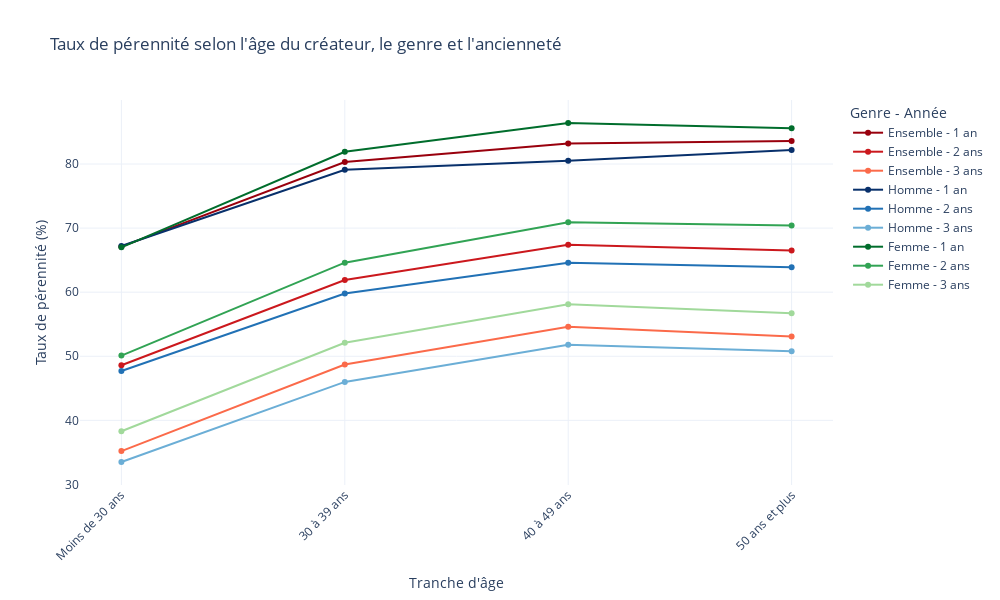

The notebook cell saved with this chart:
### Code cell
fig = go.Figure()

# Boucle sur chaque genre
for genre in df_plot["gender"].unique():
    df_genre = df_plot[df_plot["gender"] == genre]
    palette = palettes.get(genre, ["gray", "gray", "gray"])  # fallback sécurité

    # Boucle sur chaque année (1, 2, 3 ans)
    for i, year in enumerate(sorted(df_genre["years"].unique())):
        df_year = df_genre[df_genre["years"] == year]

        fig.add_trace(go.Scatter(
            x=df_year["categories"],
            y=df_year["Taux de pérennité (%)"],
            mode="lines+markers",
            name=f"{genre} - {year}",
            line=dict(color=palette[i], width=2),
            marker=dict(color=palette[i]),
        ))

# Mise en forme
fig.update_layout(
    title="Taux de pérennité selon l'âge du créateur, le genre et l'ancienneté",
    xaxis_title="Tranche d'âge",
    yaxis_title="Taux de pérennité (%)",
    xaxis_tickangle=-45,
    width=1000,
    height=600,
    legend_title="Genre - Année",
    template="plotly_white"
)

fig.show()

### Figure 1 — Plotly figure (JSON) as saved in the notebook; plotly's stock layout.template omitted (floating-point values rounded to 4 significant figures)
{"data": [{"line": {"color": "#99000D", "width": 2}, "marker": {"color": "#99000D"}, "mode": "lines+markers", "name": "Ensemble - 1 an", "type": "scatter", "x": ["Moins de 30 ans", "30 à 39 ans", "40 à 49 ans", "50 ans et plus"], "y": [67.1, 80.3, 83.2, 83.6]}, {"line": {"color": "#CB181D", "width": 2}, "marker": {"color": "#CB181D"}, "mode": "lines+markers", "name": "Ensemble - 2 ans", "type": "scatter", "x": ["Moins de 30 ans", "30 à 39 ans", "40 à 49 ans", "50 ans et plus"], "y": [48.6, 61.9, 67.4, 66.5]}, {"line": {"color": "#FB6A4A", "width": 2}, "marker": {"color": "#FB6A4A"}, "mode": "lines+markers", "name": "Ensemble - 3 ans", "type": "scatter", "x": ["Moins de 30 ans", "30 à 39 ans", "40 à 49 ans", "50 ans et plus"], "y": [35.2, 48.7, 54.6, 53.1]}, {"line": {"color": "#08306B", "width": 2}, "marker": {"color": "#08306B"}, "mode": "lines+markers", "name": "Homme - 1 an", "type": "scatter", "x": ["Moins de 30 ans", "30 à 39 ans", "40 à 49 ans", "50 ans et plus"], "y": [67.2, 79.1, 80.5, 82.2]}, {"line": {"color": "#2171B5", "width": 2}, "marker": {"color": "#2171B5"}, "mode": "lines+markers", "name": "Homme - 2 ans", "type": "scatter", "x": ["Moins de 30 ans", "30 à 39 ans", "40 à 49 ans", "50 ans et plus"], "y": [47.7, 59.8, 64.6, 63.9]}, {"line": {"color": "#6BAED6", "width": 2}, "marker": {"color": "#6BAED6"}, "mode": "lines+markers", "name": "Homme - 3 ans", "type": "scatter", "x": ["Moins de 30 ans", "30 à 39 ans", "40 à 49 ans", "50 ans et plus"], "y": [33.5, 46, 51.8, 50.8]}, {"line": {"color": "#006D2C", "width": 2}, "marker": {"color": "#006D2C"}, "mode": "lines+markers", "name": "Femme - 1 an", "type": "scatter", "x": ["Moins de 30 ans", "30 à 39 ans", "40 à 49 ans", "50 ans et plus"], "y": [67, 81.9, 86.4, 85.6]}, {"line": {"color": "#31A354", "width": 2}, "marker": {"color": "#31A354"}, "mode": "lines+markers", "name": "Femme - 2 ans", "type": "scatter", "x": ["Moins de 30 ans", "30 à 39 ans", "40 à 49 ans", "50 ans et plus"], "y": [50.1, 64.6, 70.9, 70.4]}, {"line": {"color": "#A1D99B", "width": 2}, "marker": {"color": "#A1D99B"}, "mode": "lines+markers", "name": "Femme - 3 ans", "type": "scatter", "x": ["Moins de 30 ans", "30 à 39 ans", "40 à 49 ans", "50 ans et plus", "50 ans et plus"], "y": [38.3, 52.1, 58.1, 56.7, null]}], "layout": {"height": 600, "legend": {"title": {"text": "Genre - Année"}}, "title": {"text": "Taux de pérennité selon l'âge du créateur, le genre et l'ancienneté"}, "width": 1000, "xaxis": {"tickangle": -45, "title": {"text": "Tranche d'âge"}}, "yaxis": {"title": {"text": "Taux de pérennité (%)"}}}}
